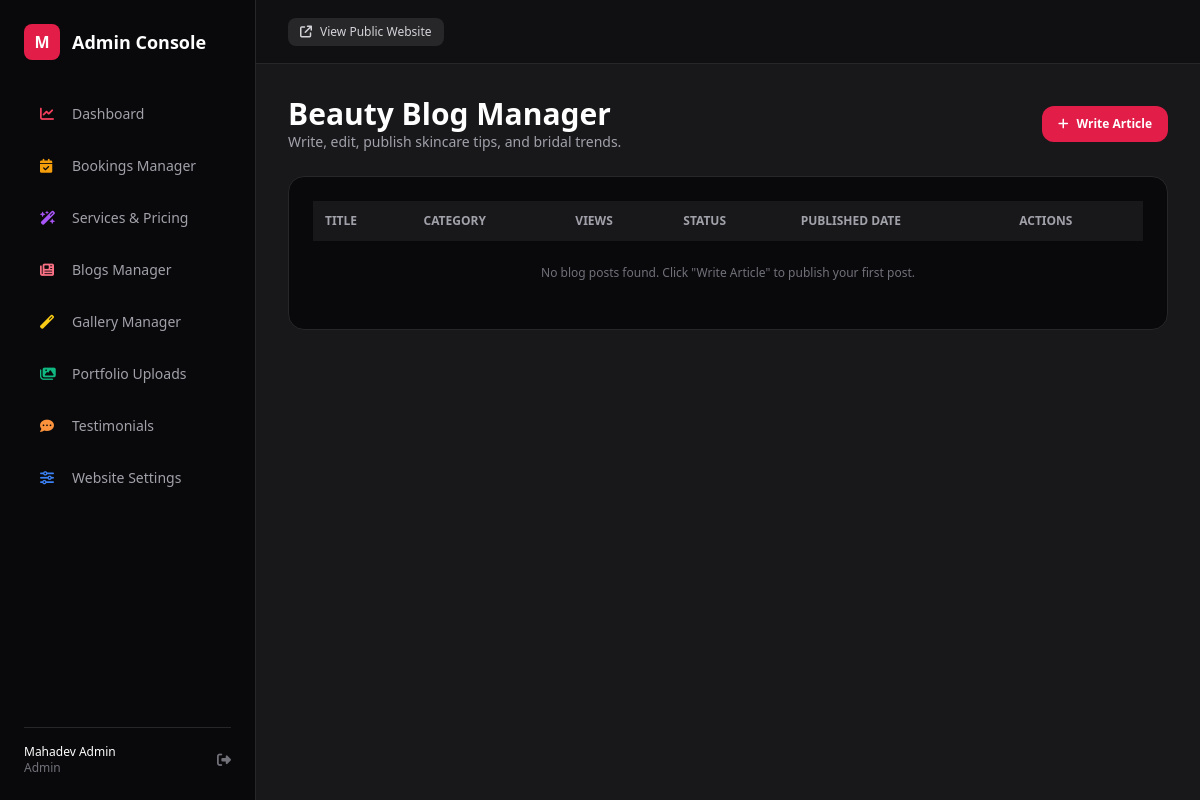
Before: /admin/blogs (signed in) with the older database file.
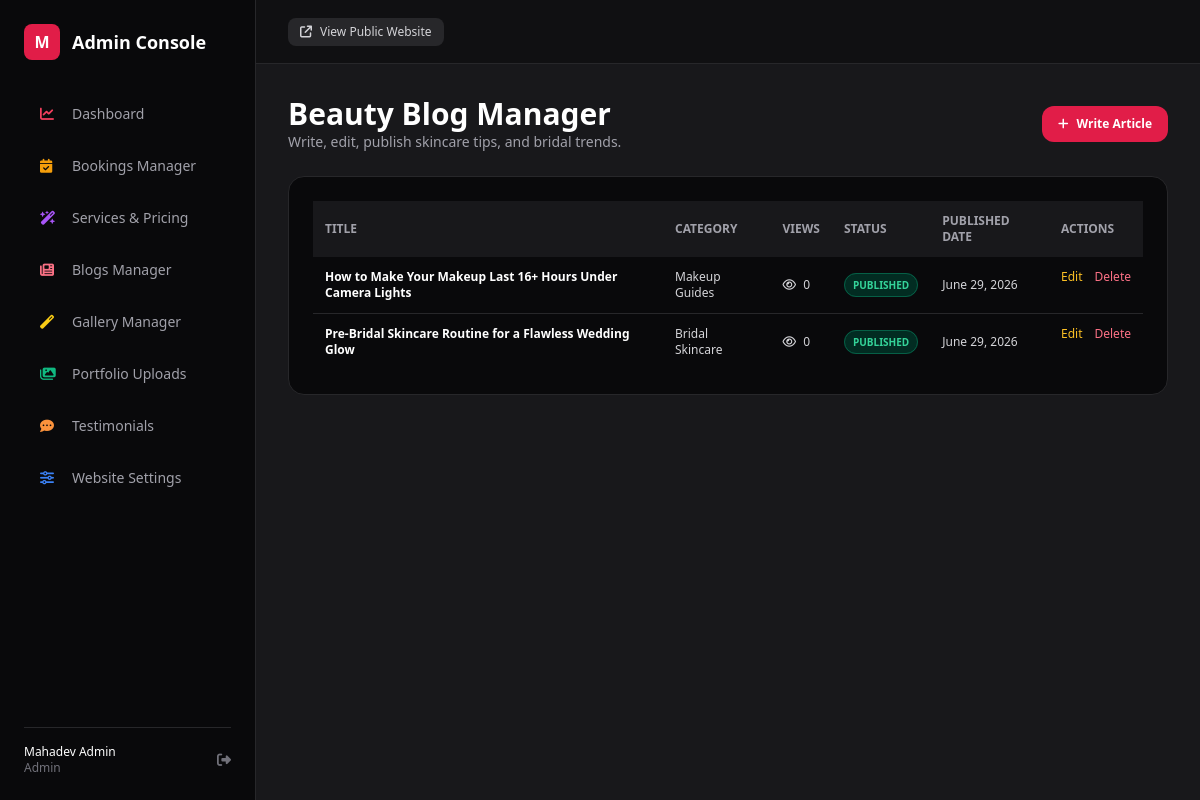
After: the same page with the newer database file.
### tables this page shows
CREATE TABLE `blogs` (
  `id` INT AUTO_INCREMENT PRIMARY KEY,
  `category_id` INT NULL,
  `title` VARCHAR(200) NOT NULL,
  `slug` VARCHAR(220) NOT NULL UNIQUE,
  `content` LONGTEXT NOT NULL,
  `featured_image` VARCHAR(255) NULL,
  `meta_title` VARCHAR(200) NULL,
  `meta_description` TEXT NULL,
  `status` ENUM('draft', 'published') DEFAULT 'published',
  `views_count` INT DEFAULT 0,
  `published_at` DATETIME DEFAULT CURRENT_TIMESTAMP,
  `created_at` TIMESTAMP DEFAULT CURRENT_TIMESTAMP,
  FOREIGN KEY (`category_id`) REFERENCES `blog_categories`(`id`) ON DELETE SET NULL
);

CREATE TABLE `blog_categories` (
  `id` INT AUTO_INCREMENT PRIMARY KEY,
  `name` VARCHAR(100) NOT NULL,
  `slug` VARCHAR(120) NOT NULL UNIQUE
);

### app/Views/admin/blogs/index.php (the view)
<div class="space-y-6">
    <div class="flex justify-between items-center">
        <div>
            <h1 class="text-3xl font-bold text-white">Beauty Blog Manager</h1>
            <p class="text-sm text-zinc-400">Write, edit, publish skincare tips, and bridal trends.</p>
        </div>
        <a href="<?= BASE_URL ?>/admin/blogs/create" class="px-4 py-2.5 rounded-xl bg-rose-600 hover:bg-rose-500 text-white font-bold text-xs transition flex items-center gap-2">
            <i class="fa-solid fa-plus"></i> Write Article
        </a>
    </div>
    <div class="bg-zinc-950 rounded-2xl border border-zinc-800 p-6">
        <div class="overflow-x-auto">
            <table class="w-full text-left text-xs text-zinc-300">
                <thead class="bg-zinc-900 text-zinc-400 uppercase">
                    <tr>
                        <th class="p-3">Title</th>
                        <th class="p-3">Category</th>
                        <th class="p-3">Views</th>
                        <th class="p-3">Status</th>
                        <th class="p-3">Published Date</th>
                        <th class="p-3">Actions</th>
                    </tr>
                </thead>
                <tbody class="divide-y divide-zinc-800">
                    <?php if (empty($posts)): ?>
                        <tr>
                            <td colspan="6" class="p-6 text-center text-zinc-500">No blog posts found. Click "Write Article" to publish your first post.</td>
                        </tr>
                    <?php else: ?>
                        <?php foreach ($posts as $post): ?>
                            <tr>
                                <td class="p-3 font-bold text-white"><?= htmlspecialchars($post['title']) ?></td>
                                <td class="p-3"><?= htmlspecialchars($post['category_name'] ?? 'Uncategorized') ?></td>
                                <td class="p-3"><i class="fa-regular fa-eye mr-1"></i> <?= htmlspecialchars($post['views_count'] ?? 0) ?></td>
                                <td class="p-3">
                                    <span class="px-2 py-1 rounded-full text-[10px] uppercase font-bold
                                        <?= $post['status'] === 'published' ? 'bg-emerald-950 text-emerald-400 border border-emerald-800' : 'bg-zinc-800 text-zinc-400' ?>">
                                        <?= htmlspecialchars($post['status']) ?>
                                    </span>
                                </td>
                                <td class="p-3"><?= date('F j, Y', strtotime($post['published_at'])) ?></td>
                                <td class="p-3 flex gap-3">
                                    <a href="<?= BASE_URL ?>/admin/blogs/edit/<?= $post['id'] ?>" class="text-amber-400 hover:underline">Edit</a>
                                    <a href="<?= BASE_URL ?>/admin/blogs/delete/<?= $post['id'] ?>" onclick="return confirm('Are you sure you want to delete this article?')" class="text-rose-400 hover:underline">Delete</a>
                                </td>
                            </tr>
                        <?php endforeach; ?>
                    <?php endif; ?>
                </tbody>
            </table>
        </div>
    </div>
</div>

### app/Core/Router.php (shortened to what the changed rows need)
<?php
class Router {
    private array $routes = [];
    private function addRoute($method, $path, $handler) {
        $this->routes[] = [
            'method' => strtoupper($method),
            'path' => $path,
            'handler' => $handler
        ];
    }
    public function dispatch($requestMethod, $requestUri) {
        $uri = parse_url($requestUri, PHP_URL_PATH);
        $uri = '/' . trim($uri, '/');
        foreach ($this->routes as $route) {
            if ($route['method'] !== strtoupper($requestMethod)) {
                continue;
            }
            $pattern = preg_replace('/\{([a-zA-Z0-9_]+)\}/', '(?P<\1>[a-zA-Z0-9_\-]+)', $route['path']);
            $pattern = '#^' . $pattern . '$#';
            if (preg_match($pattern, $uri, $matches)) {
                $params = array_filter($matches, 'is_string', ARRAY_FILTER_USE_KEY);
                $handler = $route['handler'];
                if (is_array($handler)) {
                    [$controllerClass, $method] = $handler;
                    if (class_exists($controllerClass)) {
                        $controller = new $controllerClass();
                        if (method_exists($controller, $method)) {
                            call_user_func_array([$controller, $method], $params);
                            return;
                        }
                    }
                }
            }
        }
    }
}

### app/Views/admin/layouts/main.php (shortened to what the changed rows need)
<!DOCTYPE html>
<html lang="en">
<head>
    <script src="https://cdn.tailwindcss.com"></script>
    <link rel="stylesheet" href="https://cdnjs.cloudflare.com/ajax/libs/font-awesome/6.4.0/css/all.min.css">
</head>
<body class="bg-zinc-900 text-zinc-100 font-sans antialiased flex min-h-screen">
    <aside class="w-64 bg-zinc-950 border-r border-zinc-800 p-6 flex flex-col justify-between hidden md:flex">
        <div class="space-y-8">
            <div class="flex items-center gap-3">
                <div class="w-9 h-9 rounded-lg bg-rose-600 flex items-center justify-center font-bold text-white">M</div>
                <span class="font-bold text-lg text-white">Admin Console</span>
            </div>
            <nav class="space-y-2 text-sm text-zinc-400">
                <a href="<?= BASE_URL ?>/admin/dashboard" class="flex items-center gap-3 px-4 py-3 rounded-xl hover:bg-zinc-900 hover:text-white transition">
                    <i class="fa-solid fa-chart-line text-rose-500 w-5"></i>
                    <span>Dashboard</span>
                </a>
                <a href="<?= BASE_URL ?>/admin/bookings" class="flex items-center gap-3 px-4 py-3 rounded-xl hover:bg-zinc-900 hover:text-white transition">
                    <i class="fa-solid fa-calendar-check text-amber-500 w-5"></i>
                    <span>Bookings Manager</span>
                </a>
                <a href="<?= BASE_URL ?>/admin/services" class="flex items-center gap-3 px-4 py-3 rounded-xl hover:bg-zinc-900 hover:text-white transition">
                    <i class="fa-solid fa-wand-magic-sparkles text-purple-500 w-5"></i>
                    <span>Services & Pricing</span>
                </a>
                <a href="<?= BASE_URL ?>/admin/blogs" class="flex items-center gap-3 px-4 py-3 rounded-xl hover:bg-zinc-900 hover:text-white transition">
                    <i class="fa-solid fa-newspaper text-rose-400 w-5"></i>
                    <span>Blogs Manager</span>
                </a>
                <a href="<?= BASE_URL ?>/admin/gallery" class="flex items-center gap-3 px-4 py-3 rounded-xl hover:bg-zinc-900 hover:text-white transition">
                    <i class="fa-solid fa-wand-magic text-yellow-400 w-5"></i>
                    <span>Gallery Manager</span>
                </a>
                <a href="<?= BASE_URL ?>/admin/portfolio" class="flex items-center gap-3 px-4 py-3 rounded-xl hover:bg-zinc-900 hover:text-white transition">
                    <i class="fa-solid fa-images text-emerald-500 w-5"></i>
                    <span>Portfolio Uploads</span>
                </a>
                <a href="<?= BASE_URL ?>/admin/reviews" class="flex items-center gap-3 px-4 py-3 rounded-xl hover:bg-zinc-900 hover:text-white transition">
                    <i class="fa-solid fa-comment-dots text-orange-400 w-5"></i>
                    <span>Testimonials</span>
                </a>
                <a href="<?= BASE_URL ?>/admin/settings" class="flex items-center gap-3 px-4 py-3 rounded-xl hover:bg-zinc-900 hover:text-white transition">
                    <i class="fa-solid fa-sliders text-blue-500 w-5"></i>
                    <span>Website Settings</span>
                </a>
            </nav>
        </div>
        <div class="border-t border-zinc-800 pt-4 flex items-center justify-between">
            <div class="text-xs text-zinc-400">
                <p class="font-medium text-white"><?= htmlspecialchars(\App\Core\Session::get('admin_name', 'Admin')) ?></p>
                <p class="capitalize text-zinc-500"><?= htmlspecialchars(\App\Core\Session::get('admin_role', 'admin')) ?></p>
            </div>
            <a href="<?= BASE_URL ?>/admin/logout" class="text-zinc-500 hover:text-rose-400 text-sm" title="Logout">
                <i class="fa-solid fa-right-from-bracket"></i>
            </a>
        </div>
    </aside>
    <div class="flex-1 flex flex-col">
        <header class="h-16 bg-zinc-950/50 border-b border-zinc-800 flex items-center justify-between px-8">
            <div class="flex items-center gap-4">
                <a href="<?= BASE_URL ?>" target="_blank" class="text-xs px-3 py-1.5 rounded-lg bg-zinc-800 hover:bg-zinc-700 text-zinc-300 transition flex items-center gap-2">
                    <i class="fa-solid fa-arrow-up-right-from-square"></i> View Public Website
                </a>
            </div>
        </header>
        <main class="p-8 flex-1">
            <?= $content ?>
        </main>
    </div>
</body>
</html>

Changed rows visible on the page:
added blogs: title "How to Make Your Makeup Last 16+ Hours Under Camera Lights", category.name "Makeup Guides", views_count "0", status "PUBLISHED", published_at "June 29, 2026"
added blogs: title "Pre-Bridal Skincare Routine for a Flawless Wedding Glow", category.name "Bridal Skincare", views_count "0", status "PUBLISHED", published_at "June 29, 2026"
Other visible differences:
list line gone: "No blog posts found. Click \"Write Article\" to publish your first post."
